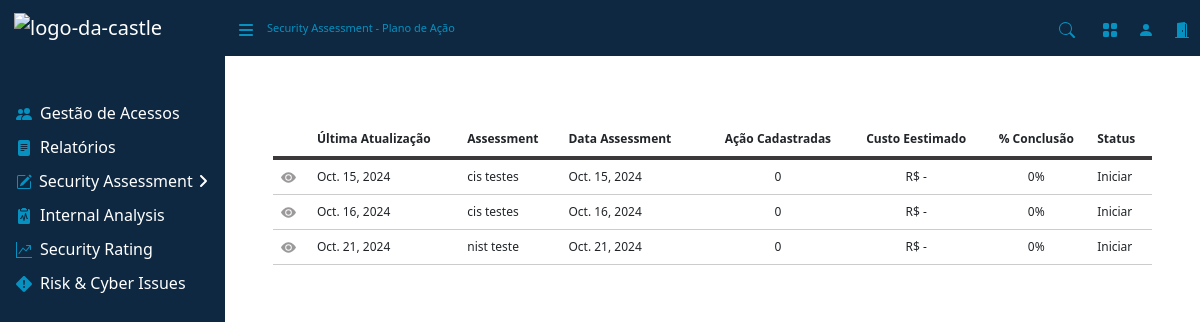
/planodeacao/, run on an earlier commit of the app's database.
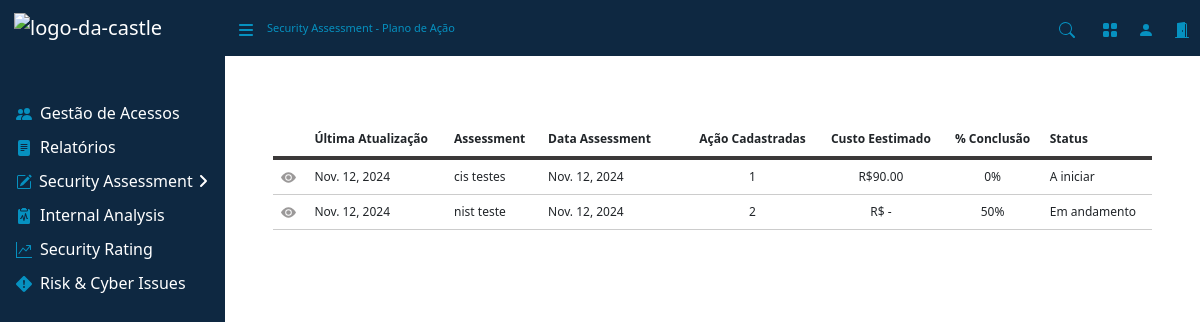
And on a later commit of the database.
### assessment/models.py (models this page shows, shortened)
class PlanoAcaoModel(models.Model):
    CONCLUIDO = 'Concluído'
    ANDAMENTO = 'Andamento'
    INICIAR = 'Iniciar'
    CRITERIO_CHOICES = [
        (CONCLUIDO, 'Concluído'),
        (ANDAMENTO, 'Andamento'),
        (INICIAR, 'Iniciar'),
    ]
    assessment = models.ForeignKey(AssessmentModel, on_delete=models.CASCADE, related_name='plano_acao_model')
    data_upload = models.DateField(auto_now_add=True)
    nome = models.CharField(max_length=255)
    data_assess = models.DateField()
    acoes_cad = models.IntegerField()
    custo_estimado = models.FloatField()
    conclusao = models.FloatField()
    status = models.CharField(max_length=20, choices=CRITERIO_CHOICES)

### assessment/views/plano_acao.py (the view)
# urls.py: path('planodeacao/', views.PlanodeAcao.as_view(), name='planodeacao'),
class PlanodeAcao(View):
    template_name = 'paginas/plano_acao.html'
    def get(self, request):
        acoes = PlanoAcaoModel.objects.all()
        return render(request, self.template_name, { 'acoes': acoes })

### assessment/templates/paginas/plano_acao.html (shortened to what this page needs)
{% extends 'base.html' %}
{% load static %}
{% block nav %}
    <div class="d-none d-md-inline-block sb-sidenav-menu-heading font-small" style="color: #0691c0;">
        Security Assessment - Plano de Ação
    </div>
{% endblock %}
{% block content %}
<main>
    <div class="table-responsive font-middle px-5">
        <table class="table">
            <thead>
                <tr>
                    <th scope="col"></th>
                    <th scope="col">Última Atualização</th>
                    <th scope="col" class="col-lg">Assessment</th>
                    <th scope="col" class="col-2">Data Assessment</th>
                    <th scope="col" style="text-align: center;">Ação Cadastradas</th>
                    <th scope="col" style="text-align: center;">Custo Eestimado</th>
                    <th scope="col" style="text-align: center;">% Conclusão</th>
                    <th scope="col">Status</th>
                </tr>
            </thead>
            <tbody>
                {% for acao in acoes %}
                <tr>
                    <td>
                        <div class="icon-container" style="display: flex; gap: 10px;">
                            <a href="{% url 'redirecionar_planodeacao' acao.id %}">
                                <span>
                                    <svg width="16" height="16" fill="currentColor" class="bi-gear-fill" viewBox="0 0 16 16">
                                        <path d="M10.5 8a2.5 2.5 0 1 1-5 0 2.5 2.5 0 0 1 5 0"/>
                                        <path d="M0 8s3-5.5 8-5.5S16 8 16 8s-3 5.5-8 5.5S0 8 0 8m8 3.5a3.5 3.5 0 1 0 0-7 3.5 3.5 0 0 0 0 7"/>
                                    </svg>
                                </span>
                            </a>
                        </div>
                    </td>
                    <td>{{ acao.data_upload }}</td>
                    <td>{{ acao.nome }}</td>
                    <td>{{ acao.data_assess }}</td>
                    <td style="text-align: center;">{{ acao.acoes_cad }}</td>
                    <td style="text-align: center;">
                        {% if acao.custo_estimado > 0 %}
                            R${{ acao.custo_estimado|floatformat:2 }}
                        {% else %}
                            R$ -
                        {% endif %}
                    </td>
                    <td style="text-align: center;">{{ acao.conclusao|floatformat:0 }}%</td>
                    <td>{{ acao.status }}</td>
                {% empty %}
                <tr>
                    <td colspan="9">Nenhuma avaliação registradas.</td>
                </tr>
                {% endfor %}
            </tbody>
        </table>
    </div>
</main>
{% endblock %}

What changed in the data, as far as the page shows it:
removed PlanoAcaoModel: data_upload "Oct. 15, 2024", nome "cis testes", data_assess "Oct. 15, 2024", acoes_cad "0", custo_estimado "R$ -", conclusao "0", status "Iniciar"
removed PlanoAcaoModel: data_upload "Oct. 16, 2024", nome "cis testes", data_assess "Oct. 16, 2024", acoes_cad "0", custo_estimado "R$ -", conclusao "0", status "Iniciar"
removed PlanoAcaoModel: data_upload "Oct. 21, 2024", nome "nist teste", data_assess "Oct. 21, 2024", acoes_cad "0", custo_estimado "R$ -", conclusao "0", status "Iniciar"
added PlanoAcaoModel: data_upload "Nov. 12, 2024", nome "cis testes", data_assess "Nov. 12, 2024", acoes_cad "1", custo_estimado "90.00", conclusao "0", status "A iniciar"
added PlanoAcaoModel: data_upload "Nov. 12, 2024", nome "nist teste", data_assess "Nov. 12, 2024", acoes_cad "2", custo_estimado "R$ -", conclusao "50", status "Em andamento"
